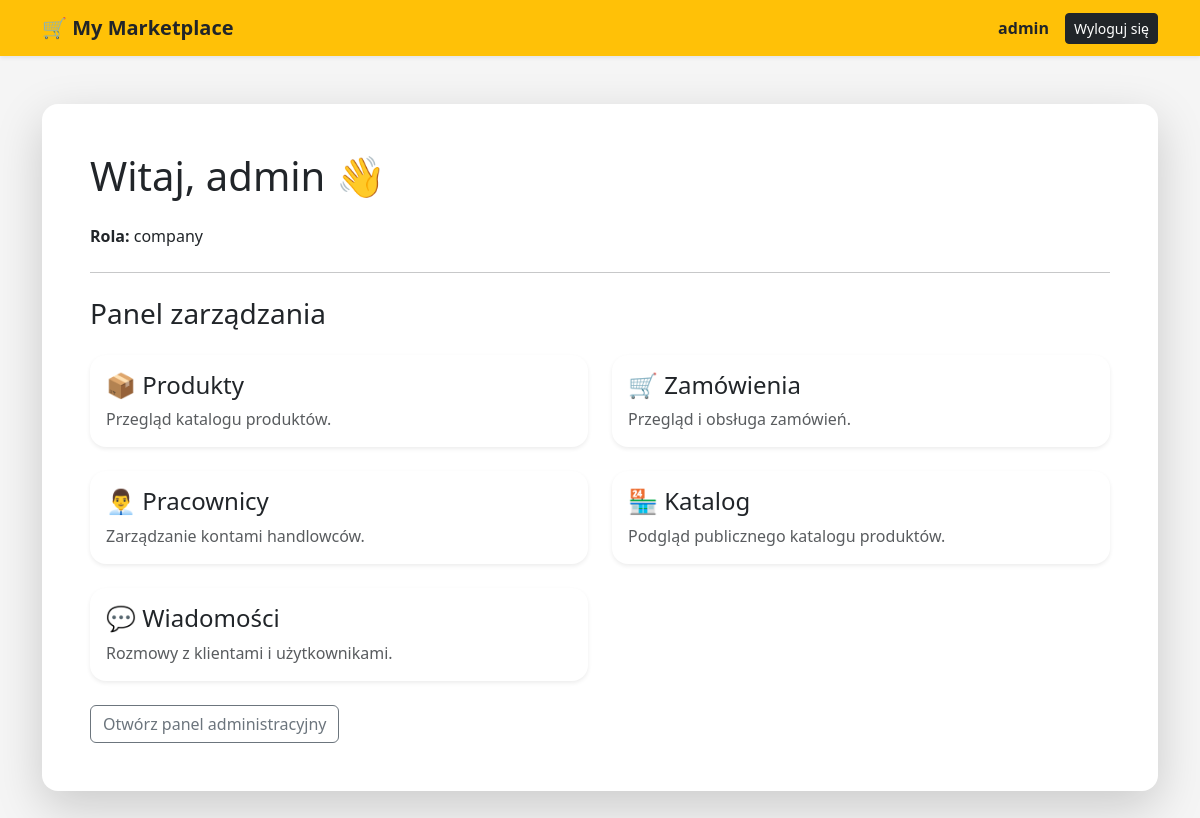
Before: /dashboard/ (signed in) with the older database file.
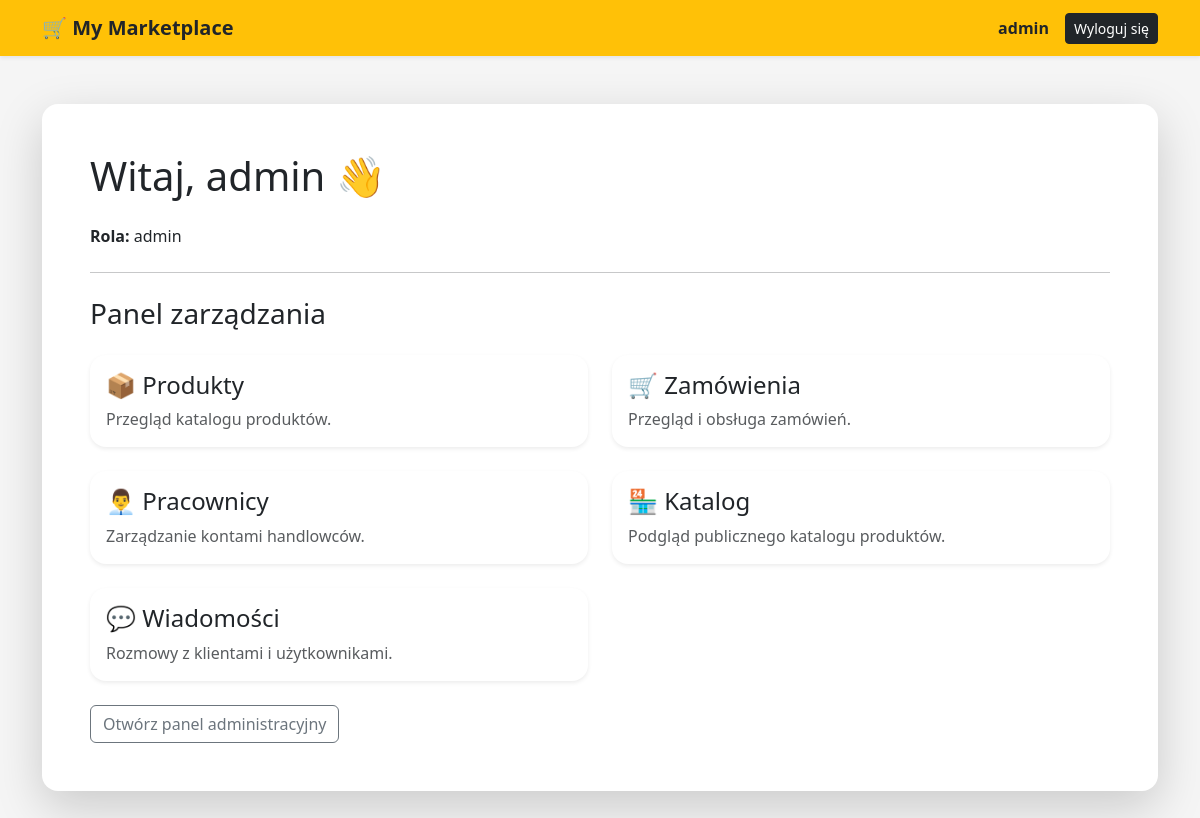
After: the same page with the newer database file.
### accounts/models.py (models this page shows, shortened)
class User(AbstractUser):
    ROLE_CHOICES = [
        ('admin', 'Administrator'),
        ('company', 'Company Owner'),
        ('sales', 'Sales Manager'),
    ]
    role = models.CharField(
        max_length=20,
        choices=ROLE_CHOICES,
        default='company'
    )
    company = models.ForeignKey(
        'companies.Company',
        on_delete=models.SET_NULL,
        null=True,
        blank=True,
        related_name='employees'
    )

### accounts/views.py (the view)
@login_required
def dashboard(request):
    return render(request, 'accounts/dashboard.html')

### accounts/templates/accounts/dashboard.html (shortened to what this page needs)
<!DOCTYPE html>
<html lang="pl">
<head>
    <link href="https://cdn.jsdelivr.net/npm/bootstrap@5.3.3/dist/css/bootstrap.min.css"
          rel="stylesheet">
</head>
<body>
<nav class="navbar navbar-expand-lg navbar-dark bg-warning shadow-sm">
    <div class="container">
        <a class="navbar-brand fw-bold text-dark" href="/products/">
            🛒 My Marketplace
        </a>
        <div class="d-flex align-items-center gap-3">
            <span class="text-dark fw-semibold">
                {{ request.user.username }}
            </span>
            <form method="post" action="/logout/" class="d-inline">
                <button type="submit" class="btn btn-dark btn-sm">
                    Wyloguj się
                </button>
            </form>
        </div>
    </div>
</nav>
<div class="container mt-5 mb-5">
    <div class="card shadow-lg border-0 rounded-4">
        <div class="card-body p-5">
            <h1 class="mb-4">
                Witaj, {{ request.user.username }} 👋
            </h1>
            <p>
                <strong>Rola:</strong>
                {{ request.user.role }}
            </p>
            <hr class="my-4">
            <h2 class="h3 mb-4">
                Panel zarządzania
            </h2>
            <div class="row g-4">
                <div class="col-md-6">
                    <a href="/my-products/"
                       class="dashboard-card card shadow-sm border-0 rounded-4 h-100">
                        <div class="card-body">
                            <h4>📦 Produkty</h4>
                            <p class="text-muted mb-0">
                                Przegląd katalogu produktów.
                            </p>
                        </div>
                    </a>
                </div>
                <div class="col-md-6">
                    <a href="/company-orders/"
                       class="dashboard-card card shadow-sm border-0 rounded-4 h-100">
                        <div class="card-body">
                            <h4>🛒 Zamówienia</h4>
                            <p class="text-muted mb-0">
                                Przegląd i obsługa zamówień.
                            </p>
                        </div>
                    </a>
                </div>
                <div class="col-md-6">
                    <a href="/employees/"
                       class="dashboard-card card shadow-sm border-0 rounded-4 h-100">
                        <div class="card-body">
                            <h4>👨‍💼 Pracownicy</h4>
                            <p class="text-muted mb-0">
                                Zarządzanie kontami handlowców.
                            </p>
                        </div>
                    </a>
                </div>
                <div class="col-md-6">
                    <a href="/products/"
                       class="dashboard-card card shadow-sm border-0 rounded-4 h-100">
                        <div class="card-body">
                            <h4>🏪 Katalog</h4>
                            <p class="text-muted mb-0">
                                Podgląd publicznego katalogu produktów.
                            </p>
                        </div>
                    </a>
                </div>
                <div class="col-md-6">
                    <a href="/messages/"
                       class="dashboard-card card shadow-sm border-0 rounded-4 h-100">
                        <div class="card-body">
                            <h4>💬 Wiadomości</h4>
                            <p class="text-muted mb-0">
                                Rozmowy z klientami i użytkownikami.
                            </p>
                        </div>
                    </a>
                </div>
            </div>
            <div class="mt-4">
                <a href="/admin-panel/"
                   class="btn btn-outline-secondary">
                    Otwórz panel administracyjny
                </a>
            </div>
        </div>
    </div>
</div>
</body>
</html>

Changed rows visible on the page:
changed User "admin": user.role "company" → "admin"
